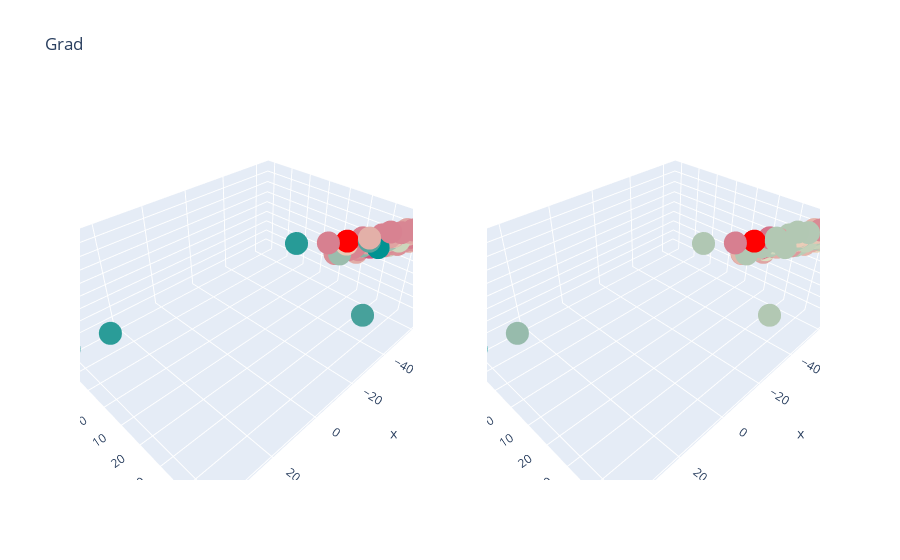

The code cell stored with this chart in its notebook:
### Code cell
make_plot(r"C:\Users\logiusti\Lorenzo\PyWorkspace\scripts\Wrapper\data\filtered_dT.pickle", 'Grad')

### Figure 1 — Plotly figure (JSON) as saved in the notebook; plotly's stock layout.template omitted (floating-point values rounded to 4 significant figures; data arrays with more than 128 entries replaced by an {"elided": "..."} marker saying what was removed)
{"data": [{"hovertext": {"elided": "172 str values"}, "marker": {"color": {"elided": "172 float values"}, "colorscale": [[0, "rgb(0, 147, 146)"], [0.1667, "rgb(114, 170, 161)"], [0.3333, "rgb(177, 199, 179)"], [0.5, "rgb(241, 234, 200)"], [0.6667, "rgb(229, 185, 173)"], [0.8333, "rgb(217, 137, 148)"], [1, "rgb(208, 88, 126)"]]}, "mode": "markers", "name": "", "scene": "scene", "showlegend": false, "type": "scatter3d", "x": {"elided": "172 float values"}, "y": {"elided": "172 float values"}, "z": {"elided": "172 float values"}}, {"hovertext": ["EBS2C06_SLASH_BL1_77.06_67", "ESS328_SLASH_5E_73.17_86", "ESS329_SLASH_7E_74.38_102"], "marker": {"color": "rgb(255,0,0)"}, "mode": "markers", "name": "", "scene": "scene", "showlegend": false, "type": "scatter3d", "x": [-45.28, -37.25, -53.13], "y": [34.71, 29.93, 39.4], "z": [15.41, 16.02, 14.52]}, {"hoverlabel": {"bgcolor": ["rgb(0, 147, 146)", "rgb(114, 170, 161)", "rgb(177, 199, 179)", "rgb(241, 234, 200)", "rgb(229, 185, 173)", "rgb(217, 137, 148)", "rgb(208, 88, 126)"]}, "hovertext": {"elided": "172 str values"}, "marker": {"color": {"elided": "172 float values"}, "colorscale": [[0, "rgb(0, 147, 146)"], [0.1667, "rgb(114, 170, 161)"], [0.3333, "rgb(177, 199, 179)"], [0.5, "rgb(241, 234, 200)"], [0.6667, "rgb(229, 185, 173)"], [0.8333, "rgb(217, 137, 148)"], [1, "rgb(208, 88, 126)"]]}, "mode": "markers", "name": "", "scene": "scene2", "showlegend": false, "type": "scatter3d", "x": {"elided": "172 float values"}, "y": {"elided": "172 float values"}, "z": {"elided": "172 float values"}}, {"hovertext": ["EBS2C06_SLASH_BL1_1.0959581630156257", "ESS328_SLASH_5E_1.1972371274825635", "ESS329_SLASH_7E_1.3062282074145495"], "marker": {"color": "rgb(255,0,0)"}, "mode": "markers", "name": "", "scene": "scene2", "showlegend": false, "type": "scatter3d", "x": [-45.28, -37.25, -53.13], "y": [34.71, 29.93, 39.4], "z": [15.41, 16.02, 14.52]}], "layout": {"scene": {"domain": {"x": [0, 0.45], "y": [0, 1]}}, "scene2": {"domain": {"x": [0.55, 1], "y": [0, 1]}}, "title": {"text": "Grad"}}}
